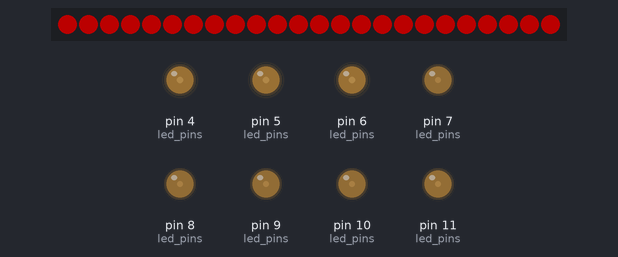
A sketch run on a simulated Arduino Uno, built for the host (arithmetic inside an expression is 32-bit, double 64-bit). Parts: 24 RGB LEDs in strip order, left to right, output pins drawn as LEDs (lit = HIGH). Dim RGB values are drawn brighter than linear; random numbers use the default seed unless the sketch sets one; what the sketch prints to the serial monitor is not drawn.

Above: at 0.46 s.
At 2.88 s:
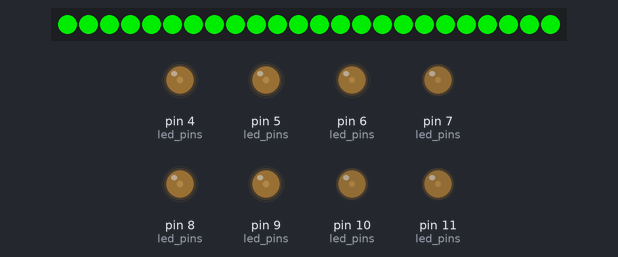
At 5.6 s:
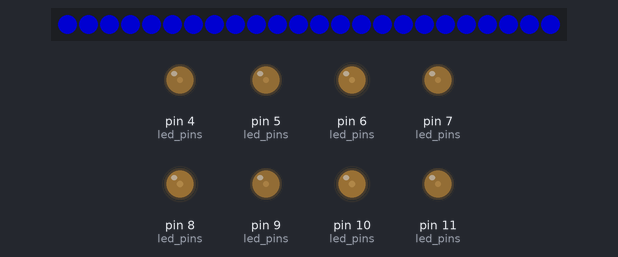
Timing chart, 0 to 5.7 s (numbered marks = the images above):
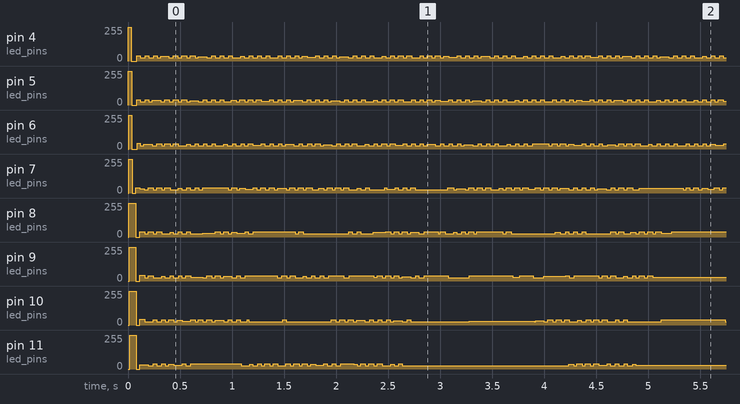

The sketch:

bobble-head2.ino
```cpp
// Just add sound and you'll be good to go

#include <Adafruit_NeoPixel.h>
#include <Wire.h>
#include <SparkFun_LED_8x7.h>
#include <Chaplex.h>
int neoPixelCount = 24;
int neoPixelPin = 3;
byte led_pins[] = {4, 5, 6, 7, 8, 9, 10, 11};
unsigned long colorWipeLast = 0;
int i = 0;
unsigned long colorFadeLast = 0;
int j = 0;
int colorFadeTop = 0;
uint32_t c;
unsigned long randomPixelLast;
int randomIteration = 0;
int cycleTracker = 0;
int a;
int b;
int state;
unsigned long MatrixRandomLast = 0;
int colorFadeIteration = 0;
int randomColorWipeIteration = 0;
int randomPixelIteration = 0;


Adafruit_NeoPixel strip = Adafruit_NeoPixel(neoPixelCount, neoPixelPin, NEO_GRB + NEO_KHZ800);

bool oldState = HIGH;
int showType = 0;

void setup()
{
  strip.begin();
  strip.show(); // Initialize all pixels to 'off'
  Plex.init(led_pins);
  Plex.clear();
  Plex.display();

  // Seed our random number generator with an analog voltage read
  randomSeed(analogRead(0));
}

void loop() {

if(millis() < 10)
{
  Plex.scrollText("Live long and prosper Marissa! -Steve", 1);
}

if(millis() > 19000)
{
  randomMatrix(10);
}


switch(cycleTracker)
{
  case 0: colorFade(0, 10, 1);
    break;
  case 1: colorFade(1, 10, 1);
    break;
  case 2: colorFade(2, 10, 1);
    break;
  case 3: colorFade(3, 10, 1);
    break;
  case 4: colorWipe(strip.Color(150, 0, 0), 30, 0);
    break;
  case 5: colorWipe(strip.Color(0, 150, 0), 30, 1);
    break;
  case 6: colorWipe(strip.Color(0, 150, 0), 30, 0);
    break;
  case 7: colorWipe(strip.Color(0, 0, 150), 30, 1);
    break;
  case 8: colorWipe(strip.Color(0, 0, 150), 30, 0);
    break;
  case 9: colorWipe(strip.Color(150, 150, 0), 30, 1);
    break;
  case 10: colorWipe(strip.Color(150, 150, 0), 30, 0);
    break;
  case 11: colorWipe(strip.Color(150, 0, 150), 30, 1);
    break;
  case 12: colorWipe(strip.Color(150, 0, 150), 30, 0);
    break;
  case 13: colorWipe(strip.Color(0, 150, 150), 30, 1);
    break;
  case 14: colorWipe(strip.Color(0, 150, 150), 30, 0);
    break;
  case 15: randomPixel(20, 100);
    break;
}

} // end loop

void randomMatrix(int wait)
{
  unsigned long matrixRandomClock = millis();
  a = random(0, 8);
  b = random(0, 7);
  state = random(0, 2);
  if(matrixRandomClock - MatrixRandomLast > wait)
  {
    Plex.pixel(a, b, state);
    Plex.display();
    MatrixRandomLast = matrixRandomClock;
  }
}


void colorWipe(uint32_t c, uint8_t wait, int d)
{
  unsigned long colorWipeClock = millis();
  if(colorWipeClock - colorWipeLast >= wait)
  {
    Serial.println(colorWipeClock);
    Serial.println(colorWipeLast);
    strip.setPixelColor(i, c);
    if(d != 0)
    {
      strip.setPixelColor(i-d, strip.Color(0,0,0));
    }
    strip.show();
    colorWipeLast = colorWipeClock;
    if(i < strip.numPixels())
    {
      i++;
    }
    else
    {
      i = 0;
      cycleTracker++;
    }
  }
}


void colorFade(int colorType, uint8_t wait, int iterations)
{
  unsigned long colorFadeClock = millis();
  switch(colorType)
  {
    case 0: c = strip.Color(j, 0, 0); // colorType 0 = red;
      break;
    case 1: c = strip.Color(0, j, 0); // colorType 1 = green;
      break;
    case 2: c = strip.Color(0, 0, j); // colorType 2 = blue;
      break;
    case 3: c = strip.Color(j, j, 0); // colorType 3 = yellow;
      break;
    case 4: c = strip.Color(j, 0, j); // colorType 4 = purple;
      break;
    case 5: c = strip.Color(0, j, j); // colorType 5 = teal;
      break;
  }
  if(colorFadeTop == 0)
  {
    if(colorFadeClock - colorFadeLast >= wait)
    {
      for(uint16_t i=0; i<strip.numPixels(); i++)
      {
        strip.setPixelColor(i, c);
        strip.show();
      }
      colorFadeLast = colorFadeClock;
      if(j < 255)
      {
        j+=5;
      }
      else
      {
        colorFadeTop = 1;
      }
    }
  }

  if(colorFadeTop == 1)
  {
    if(colorFadeClock - colorFadeLast >= wait)
    {
      for(uint16_t i=0; i<strip.numPixels(); i++)
      {
        strip.setPixelColor(i, c);
        strip.show();
      }
      colorFadeLast = colorFadeClock;
      if(j > 0)
      {
        j-=5;
      }
      else
      {
        colorFadeTop = 0;
        colorFadeIteration++;
      }
    }
  }

  if(colorFadeIteration >= iterations)
  {
    cycleTracker ++;
    colorFadeIteration = 0;
  }
}


void randomColorWipe(uint8_t wait, int d, int iterations)
{
  unsigned long colorWipeClock = millis();
  if(colorWipeClock - colorWipeLast >= wait)
  {
    if(i == 0) // only change the color at beginning of cycle
    {
      long randomRed = randomColorPicker(0,5);
      long randomGreen = randomColorPicker(0,5);
      long randomBlue = randomColorPicker(0,5);
      c = strip.Color(randomRed, randomGreen, randomBlue);
    }
    strip.setPixelColor(i, c);
    if(d != 0)
    {
      strip.setPixelColor(i-d, strip.Color(0,0,0));
    }
    strip.show();
    colorWipeLast = colorWipeClock;
    if(i < strip.numPixels())
    {
      i++;
    }
    else
    {
      i = 0;
      randomColorWipeIteration++;
    }
  }

  if(randomColorWipeIteration >= iterations)
  {
    for(int t = 0; t<strip.numPixels(); t++)
    {
      strip.setPixelColor(t, strip.Color(0, 0, 0));
    }
    cycleTracker++;
  }
}


long randomColorPicker(int a, int b)
{
  int rint = random(a,b);
  int diff = b - a;
  float interval = 256 / diff;
  int intervalInt = (int)interval;
  return rint * intervalInt;
}


// random pixels, controlled color sequence.
// random pixels contantly
// random color for x iterations
// Randomly pick a pixel with random(0,24).
// Randomly pick a state, on or off, with random(0,2).
// Have a counter that's tracking how many times a pixel is targeted.
// Utilize randomColorPicker. Cuz that's cool
void randomPixel(uint8_t wait, int x)
{
  unsigned long colorWipeClock = millis();
  if(colorWipeClock - randomPixelLast >= wait)
  {
    if(randomIteration == 0) // only change the color at beginning of cycle
    {
      long randomRed = randomColorPicker(0,5);
      long randomGreen = randomColorPicker(0,5);
      long randomBlue = randomColorPicker(0,5);
      c = strip.Color(randomRed, randomGreen, randomBlue);
    }
    // Random pixel indexing logic goes here
    int pixel = random(24);
    int state = random(2);
    if(state == 0) // pixel off
    {
      strip.setPixelColor(pixel, strip.Color(0, 0, 0));
    }
    else
    {
      strip.setPixelColor(pixel, c);
    }
    strip.show();
    randomPixelLast = colorWipeClock;
    if(randomIteration < x)
    {
      randomIteration++;
    }
    else
    {
      randomIteration = 0;
    }
  }
}
```
